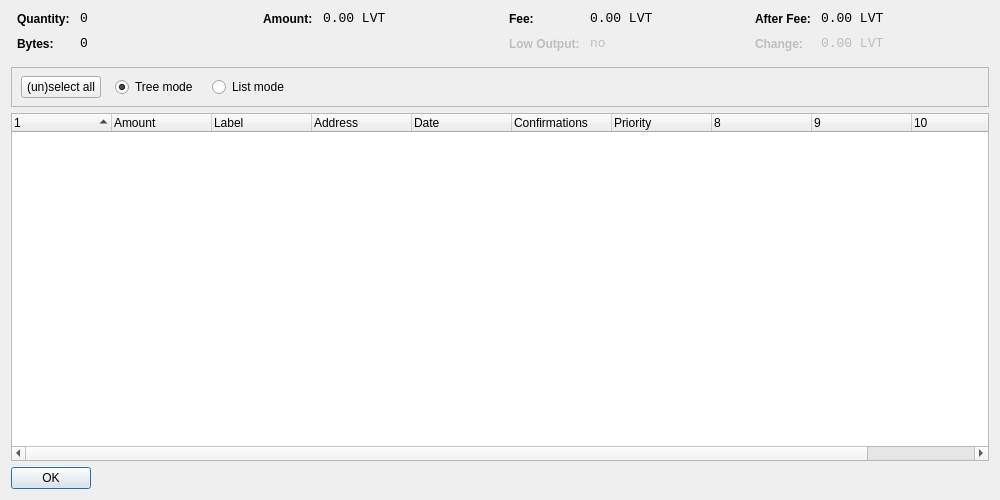
<?xml version="1.0" encoding="UTF-8"?>
<ui version="4.0">
 <class>CoinControlDialog</class>
 <widget class="QDialog" name="CoinControlDialog">
  <property name="geometry">
   <rect>
    <x>0</x>
    <y>0</y>
    <width>1000</width>
    <height>500</height>
   </rect>
  </property>
  <property name="windowTitle">
   <string>Coin Control</string>
  </property>
  <layout class="QVBoxLayout" name="verticalLayout">
   <item>
    <layout class="QHBoxLayout" name="horizontalLayoutTop" stretch="0,0,0,0">
     <property name="topMargin">
      <number>0</number>
     </property>
     <property name="bottomMargin">
      <number>10</number>
     </property>
     <item>
      <layout class="QFormLayout" name="formLayoutCoinControl1">
       <property name="horizontalSpacing">
        <number>10</number>
       </property>
       <property name="verticalSpacing">
        <number>10</number>
       </property>
       <property name="leftMargin">
        <number>6</number>
       </property>
       <property name="rightMargin">
        <number>6</number>
       </property>
       <item row="0" column="0">
        <widget class="QLabel" name="labelCoinControlQuantityText">
         <property name="styleSheet">
          <string notr="true">font-weight:bold;</string>
         </property>
         <property name="text">
          <string>Quantity:</string>
         </property>
        </widget>
       </item>
       <item row="0" column="1">
        <widget class="QLabel" name="labelCoinControlQuantity">
         <property name="font">
          <font>
           <family>Monospace</family>
           <pointsize>10</pointsize>
          </font>
         </property>
         <property name="cursor">
          <cursorShape>IBeamCursor</cursorShape>
         </property>
         <property name="contextMenuPolicy">
          <enum>Qt::ActionsContextMenu</enum>
         </property>
         <property name="text">
          <string notr="true">0</string>
         </property>
         <property name="textInteractionFlags">
          <set>Qt::LinksAccessibleByMouse|Qt::TextSelectableByKeyboard|Qt::TextSelectableByMouse</set>
         </property>
        </widget>
       </item>
       <item row="1" column="0">
        <widget class="QLabel" name="labelCoinControlBytesText">
         <property name="styleSheet">
          <string notr="true">font-weight:bold;</string>
         </property>
         <property name="text">
          <string>Bytes:</string>
         </property>
        </widget>
       </item>
       <item row="1" column="1">
        <widget class="QLabel" name="labelCoinControlBytes">
         <property name="font">
          <font>
           <family>Monospace</family>
           <pointsize>10</pointsize>
          </font>
         </property>
         <property name="cursor">
          <cursorShape>IBeamCursor</cursorShape>
         </property>
         <property name="contextMenuPolicy">
          <enum>Qt::ActionsContextMenu</enum>
         </property>
         <property name="text">
          <string notr="true">0</string>
         </property>
         <property name="textInteractionFlags">
          <set>Qt::LinksAccessibleByMouse|Qt::TextSelectableByKeyboard|Qt::TextSelectableByMouse</set>
         </property>
        </widget>
       </item>
      </layout>
     </item>
     <item>
      <layout class="QFormLayout" name="formLayoutCoinControl2">
       <property name="horizontalSpacing">
        <number>10</number>
       </property>
       <property name="verticalSpacing">
        <number>10</number>
       </property>
       <property name="leftMargin">
        <number>6</number>
       </property>
       <property name="rightMargin">
        <number>6</number>
       </property>
       <item row="0" column="0">
        <widget class="QLabel" name="labelCoinControlAmountText">
         <property name="styleSheet">
          <string notr="true">font-weight:bold;</string>
         </property>
         <property name="text">
          <string>Amount:</string>
         </property>
        </widget>
       </item>
       <item row="0" column="1">
        <widget class="QLabel" name="labelCoinControlAmount">
         <property name="font">
          <font>
           <family>Monospace</family>
           <pointsize>10</pointsize>
          </font>
         </property>
         <property name="cursor">
          <cursorShape>IBeamCursor</cursorShape>
         </property>
         <property name="contextMenuPolicy">
          <enum>Qt::ActionsContextMenu</enum>
         </property>
         <property name="text">
          <string notr="true">0.00 LVT</string>
         </property>
         <property name="textInteractionFlags">
          <set>Qt::LinksAccessibleByMouse|Qt::TextSelectableByKeyboard|Qt::TextSelectableByMouse</set>
         </property>
        </widget>
       </item>
      </layout>
     </item>
     <item>
      <layout class="QFormLayout" name="formLayoutCoinControl3">
       <property name="horizontalSpacing">
        <number>10</number>
       </property>
       <property name="verticalSpacing">
        <number>10</number>
       </property>
       <property name="leftMargin">
        <number>6</number>
       </property>
       <property name="rightMargin">
        <number>6</number>
       </property>
       <item row="0" column="0">
        <widget class="QLabel" name="labelCoinControlFeeText">
         <property name="styleSheet">
          <string notr="true">font-weight:bold;</string>
         </property>
         <property name="text">
          <string>Fee:</string>
         </property>
        </widget>
       </item>
       <item row="0" column="1">
        <widget class="QLabel" name="labelCoinControlFee">
         <property name="font">
          <font>
           <family>Monospace</family>
           <pointsize>10</pointsize>
          </font>
         </property>
         <property name="cursor">
          <cursorShape>IBeamCursor</cursorShape>
         </property>
         <property name="contextMenuPolicy">
          <enum>Qt::ActionsContextMenu</enum>
         </property>
         <property name="text">
          <string notr="true">0.00 LVT</string>
         </property>
         <property name="textInteractionFlags">
          <set>Qt::LinksAccessibleByMouse|Qt::TextSelectableByKeyboard|Qt::TextSelectableByMouse</set>
         </property>
        </widget>
       </item>
       <item row="1" column="0">
        <widget class="QLabel" name="labelCoinControlLowOutputText">
         <property name="enabled">
          <bool>false</bool>
         </property>
         <property name="styleSheet">
          <string notr="true">font-weight:bold;</string>
         </property>
         <property name="text">
          <string>Low Output:</string>
         </property>
        </widget>
       </item>
       <item row="1" column="1">
        <widget class="QLabel" name="labelCoinControlLowOutput">
         <property name="enabled">
          <bool>false</bool>
         </property>
         <property name="font">
          <font>
           <family>Monospace</family>
           <pointsize>10</pointsize>
          </font>
         </property>
         <property name="cursor">
          <cursorShape>IBeamCursor</cursorShape>
         </property>
         <property name="contextMenuPolicy">
          <enum>Qt::ActionsContextMenu</enum>
         </property>
         <property name="text">
          <string notr="true">no</string>
         </property>
         <property name="textInteractionFlags">
          <set>Qt::LinksAccessibleByMouse|Qt::TextSelectableByKeyboard|Qt::TextSelectableByMouse</set>
         </property>
        </widget>
       </item>
      </layout>
     </item>
     <item>
      <layout class="QFormLayout" name="formLayoutCoinControl4">
       <property name="horizontalSpacing">
        <number>10</number>
       </property>
       <property name="verticalSpacing">
        <number>10</number>
       </property>
       <property name="leftMargin">
        <number>6</number>
       </property>
       <property name="rightMargin">
        <number>6</number>
       </property>
       <item row="0" column="0">
        <widget class="QLabel" name="labelCoinControlAfterFeeText">
         <property name="styleSheet">
          <string notr="true">font-weight:bold;</string>
         </property>
         <property name="text">
          <string>After Fee:</string>
         </property>
        </widget>
       </item>
       <item row="0" column="1">
        <widget class="QLabel" name="labelCoinControlAfterFee">
         <property name="font">
          <font>
           <family>Monospace</family>
           <pointsize>10</pointsize>
          </font>
         </property>
         <property name="cursor">
          <cursorShape>IBeamCursor</cursorShape>
         </property>
         <property name="contextMenuPolicy">
          <enum>Qt::ActionsContextMenu</enum>
         </property>
         <property name="text">
          <string notr="true">0.00 LVT</string>
         </property>
         <property name="textInteractionFlags">
          <set>Qt::LinksAccessibleByMouse|Qt::TextSelectableByKeyboard|Qt::TextSelectableByMouse</set>
         </property>
        </widget>
       </item>
       <item row="1" column="0">
        <widget class="QLabel" name="labelCoinControlChangeText">
         <property name="enabled">
          <bool>false</bool>
         </property>
         <property name="styleSheet">
          <string notr="true">font-weight:bold;</string>
         </property>
         <property name="text">
          <string>Change:</string>
         </property>
        </widget>
       </item>
       <item row="1" column="1">
        <widget class="QLabel" name="labelCoinControlChange">
         <property name="enabled">
          <bool>false</bool>
         </property>
         <property name="font">
          <font>
           <family>Monospace</family>
           <pointsize>10</pointsize>
          </font>
         </property>
         <property name="cursor">
          <cursorShape>IBeamCursor</cursorShape>
         </property>
         <property name="contextMenuPolicy">
          <enum>Qt::ActionsContextMenu</enum>
         </property>
         <property name="text">
          <string notr="true">0.00 LVT</string>
         </property>
         <property name="textInteractionFlags">
          <set>Qt::LinksAccessibleByMouse|Qt::TextSelectableByKeyboard|Qt::TextSelectableByMouse</set>
         </property>
        </widget>
       </item>
      </layout>
     </item>
    </layout>
   </item>
   <item>
    <widget class="QFrame" name="frame">
     <property name="minimumSize">
      <size>
       <width>0</width>
       <height>40</height>
      </size>
     </property>
     <property name="frameShape">
      <enum>QFrame::StyledPanel</enum>
     </property>
     <property name="frameShadow">
      <enum>QFrame::Sunken</enum>
     </property>
     <widget class="QWidget" name="horizontalLayoutWidget">
      <property name="geometry">
       <rect>
        <x>10</x>
        <y>0</y>
        <width>781</width>
        <height>41</height>
       </rect>
      </property>
      <layout class="QHBoxLayout" name="horizontalLayoutPanel" stretch="0,0,0,0,0">
       <property name="spacing">
        <number>14</number>
       </property>
       <item>
        <widget class="QPushButton" name="pushButtonSelectAll">
         <property name="sizePolicy">
          <sizepolicy hsizetype="Maximum" vsizetype="Fixed">
           <horstretch>0</horstretch>
           <verstretch>0</verstretch>
          </sizepolicy>
         </property>
         <property name="text">
          <string>(un)select all</string>
         </property>
        </widget>
       </item>
       <item>
        <widget class="QRadioButton" name="radioTreeMode">
         <property name="sizePolicy">
          <sizepolicy hsizetype="Maximum" vsizetype="Fixed">
           <horstretch>0</horstretch>
           <verstretch>0</verstretch>
          </sizepolicy>
         </property>
         <property name="text">
          <string>Tree mode</string>
         </property>
         <property name="checked">
          <bool>true</bool>
         </property>
        </widget>
       </item>
       <item>
        <widget class="QRadioButton" name="radioListMode">
         <property name="sizePolicy">
          <sizepolicy hsizetype="Maximum" vsizetype="Fixed">
           <horstretch>0</horstretch>
           <verstretch>0</verstretch>
          </sizepolicy>
         </property>
         <property name="text">
          <string>List mode</string>
         </property>
        </widget>
       </item>
       <item>
        <spacer name="horizontalSpacer">
         <property name="orientation">
          <enum>Qt::Horizontal</enum>
         </property>
         <property name="sizeHint" stdset="0">
          <size>
           <width>40</width>
           <height>20</height>
          </size>
         </property>
        </spacer>
       </item>
      </layout>
     </widget>
    </widget>
   </item>
   <item>
    <widget class="CoinControlTreeWidget" name="treeWidget">
     <property name="contextMenuPolicy">
      <enum>Qt::CustomContextMenu</enum>
     </property>
     <property name="sortingEnabled">
      <bool>false</bool>
     </property>
     <property name="columnCount">
      <number>11</number>
     </property>
     <attribute name="headerShowSortIndicator" stdset="0">
      <bool>true</bool>
     </attribute>
     <attribute name="headerStretchLastSection">
      <bool>false</bool>
     </attribute>
     <column>
      <property name="text">
       <string/>
      </property>
     </column>
     <column>
      <property name="text">
       <string>Amount</string>
      </property>
     </column>
     <column>
      <property name="text">
       <string>Label</string>
      </property>
     </column>
     <column>
      <property name="text">
       <string>Address</string>
      </property>
     </column>
     <column>
      <property name="text">
       <string>Date</string>
      </property>
     </column>
     <column>
      <property name="text">
       <string>Confirmations</string>
      </property>
      <property name="toolTip">
       <string>Confirmed</string>
      </property>
     </column>
     <column>
      <property name="text">
       <string>Priority</string>
      </property>
     </column>
     <column>
      <property name="text">
       <string/>
      </property>
     </column>
     <column>
      <property name="text">
       <string/>
      </property>
     </column>
     <column>
      <property name="text">
       <string/>
      </property>
     </column>
     <column>
      <property name="text">
       <string/>
      </property>
     </column>
    </widget>
   </item>
   <item>
    <widget class="QDialogButtonBox" name="buttonBox">
     <property name="sizePolicy">
      <sizepolicy hsizetype="Maximum" vsizetype="Fixed">
       <horstretch>0</horstretch>
       <verstretch>0</verstretch>
      </sizepolicy>
     </property>
     <property name="orientation">
      <enum>Qt::Horizontal</enum>
     </property>
     <property name="standardButtons">
      <set>QDialogButtonBox::Ok</set>
     </property>
    </widget>
   </item>
  </layout>
 </widget>
 <customwidgets>
  <customwidget>
   <class>CoinControlTreeWidget</class>
   <extends>QTreeWidget</extends>
   <header>coincontroltreewidget.h</header>
  </customwidget>
 </customwidgets>
 <resources/>
 <connections/>
</ui>
